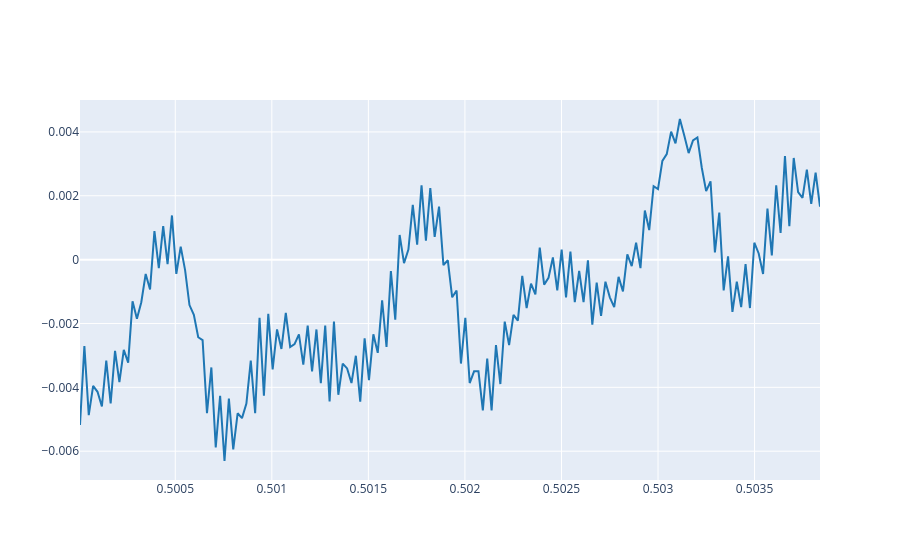

Notebook code for this chart:
### Markdown cell above
2.3. Plot three periods of the signal using the `plot_signals` function and selecting `t_start` and `t_end` arguments accordingly. Try to get the first periods of the audio signal but avoiding the attack section.

### Code cell
t_start = 0.5
t_end = t_start + 3*T
plot_signals(ref, fs, t_start=t_start, t_end=t_end)

### Figure 1 — Plotly figure (JSON) as saved in the notebook; plotly's stock layout.template omitted (floating-point values rounded to 4 significant figures; data arrays with more than 128 entries replaced by an {"elided": "..."} marker saying what was removed)
{"data": [{"line": {"color": "#1f77b4", "shape": "linear"}, "mode": "lines", "name": "audio signal 0", "type": "scatter", "x": {"elided": "170 float values"}, "y": {"elided": "170 float values"}}], "layout": {}}
